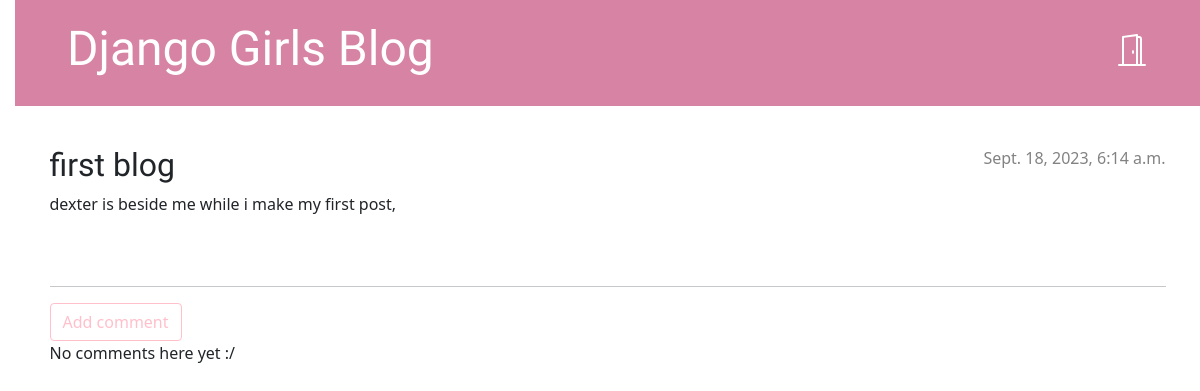
/post/1/, run on an earlier commit of the app's database.
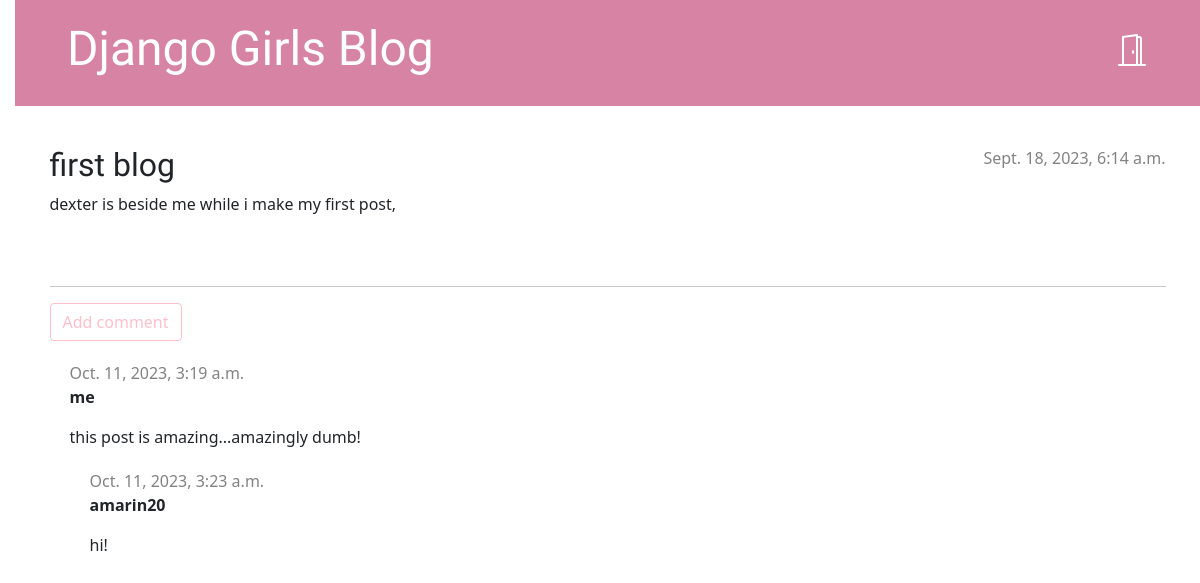
And on a later commit of the database.
### blog/models.py (models this page shows, shortened)
class Post(models.Model):
    author = models.ForeignKey(settings.AUTH_USER_MODEL, on_delete=models.CASCADE)
    title = models.CharField(max_length=200)
    text = models.TextField()
    created_date = models.DateTimeField(default=timezone.now)
    published_date = models.DateTimeField(blank=True, null=True)

class Comment(models.Model):
    post = models.ForeignKey('blog.Post', on_delete=models.CASCADE, related_name='comments')
    author = models.CharField(max_length=200)
    text = models.TextField()
    created_date = models.DateTimeField(default=timezone.now)
    approved_comment = models.BooleanField(default=False)

### blog/views.py (the view)
# urls.py: path('post/<int:pk>/', views.post_detail, name='post_detail'),
def post_detail(request, pk):
    post = get_object_or_404(Post, pk=pk)
    return render(request, 'blog/post_detail.html', {'post': post})

### blog/templates/blog/post_detail.html (shortened to what this page needs)
{% extends 'blog/base.html' %}
{% block content %}
    <article class="post">
        {% if post.published_date %}
            <div class="date">
                {{ post.published_date }}
            </div>
        {% else %}
            <a class="btn btn-secondary" href="{% url 'post_publish' pk=post.pk %}">Publish</a>
        {% endif %}
        <h2>{{ post.title }}</h2>
        <p>{{ post.text|linebreaksbr }}</p>
    </article>
    <hr>
    <a class="btn btn-secondary" href="{% url 'add_comment_to_post' pk=post.pk %}">Add comment</a>
        {% for comment in post.comments.all %}
            {% if user.is_authenticated or comment.approved_comment %}
                <div class="comment">
                    <div class="date">
                        {{ comment.created_date }}
                </div>
                <strong>{{ comment.author }}</strong>
                <p>{{ comment.text|linebreaks }}</p>
            <div>
            {% endif %}
        {% empty %}
            <p>No comments here yet :/ </p>
        {% endfor %}
{% endblock %}

### blog/templates/blog/base.html (shortened to what this page needs)
{% load static %}
<!DOCTYPE html>
<html>
    <head>
        <link rel="stylesheet" href="https://cdn.jsdelivr.net/npm/bootstrap@5.1.3/dist/css/bootstrap.min.css">
        <link rel="stylesheet" href="{% static 'css/blog.css' %}">
    </head>
    <body>
        <header class="page-header">
            <div class="container">
                {% if user.is_authenticated %}
                    <a href="{% url 'post_new' %}" class="top-menu">
                        {% include './icons/file-earmark-plus.svg' %}
                    </a>
                    <a href="{% url 'post_draft_list' %}" class="top-menu">
                        {% include './icons/pencil-square.svg' %}
                    </a>
                    <p class="top-menu">Hello {{ user.username }} <small>(<a href="{% url 'logout' %}">Log out</a>)</small></p>
                {% else %}
                    <a href="{% url 'login' %}" class="top-menu">
                    </a>
                {% endif %}
                <h1><a href="/">Django Girls Blog</a></h1>
            </div>
        </header>
        <main class="content container">
            <div class="row">
                <div class="col">
                    {% block content %}
                    {% endblock %}
                </div>
            </div>
        </main>
    </body>
</html>

### blog/static/css/blog.css (style rules this page uses)
h1 a, h2 a { color: #FFC0CB; font-family: 'Lobster'; }
body { padding-left: 15px; }
.page-header { background-color: #D683A4; margin-top: 0; margin-bottom: 40px; padding: 20px 20px 20px 40px; }
.page-header h1, .page-header h1 a, .page-header h1 a:visited, .page-header h1 a:active { color: #ffffff; font-size: 36pt; text-decoration: none; }
h1, h2, h3, h4 { font-family: 'Lobster', cursive; }
.date { color: #828282; }
.top-menu, .top-menu:hover, .top-menu:visited { color: #ffffff; float: right; font-size: 26pt; margin-right: 20px; }
.post { margin-bottom: 70px; }
.post > .date, .post > .actions { float: right; }
.btn-secondary, .btn-secondary:visited { color: #FFC0CB; background: none; border-color: #FFC0CB; }
.comment { margin: 20px 0px 20px 20px; }

What changed in the data, as far as the page shows it:
added Comment: created_date "Oct. 11, 2023, 3:19 a.m.", author "me", text "this post is amazing...amazingly dumb!"
added Comment: created_date "Oct. 11, 2023, 3:23 a.m.", author "amarin20", text "hi!"
Also different on the page:
text no longer shown: "No comments here yet :/"
